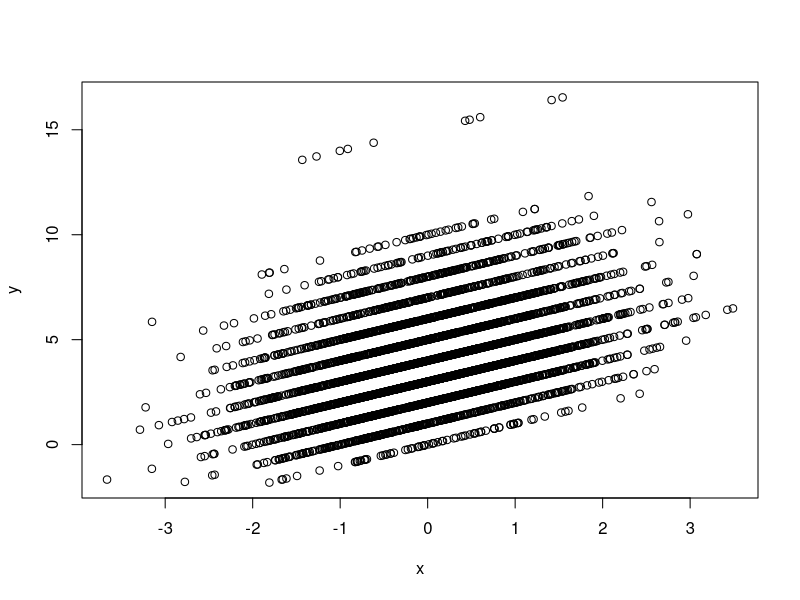

Generate this figure with R: (Note: this script raises an error after producing the figure.)
# winsorize function for general purposes
winsorize <- function(x, tr = 0.2, verbose = FALSE) {
  start_time <- Sys.time()
  if (!is.vector(x)) {
    x <- as_vector(x)
  } else {
    x
  }
  threshold_index <- floor(length(x) * tr)
  winsorized_value_lower <- sort(x)[threshold_index + 1]
  winsorized_value_upper <- sort(x, decreasing = TRUE)[threshold_index + 1]
  for (i in seq(1, length(x))) {
    if (x[i] > winsorized_value_upper) {
      x[i] <- winsorized_value_upper
    }
    else if (x[i] < winsorized_value_lower) {
      x[i] <- winsorized_value_lower
    } else {
      x[i] <- x[i]
    }
    cat(paste0("\r", "Progress: ", round((i / length(x)) * 100, 0), "%"))
  }
  cat(paste0("\n", "Winsorized dataset:", "\n"))
  if (verbose) {
    list(
     "winsorized data"=x,
     "winsorized lowest value"=winsorized_value_lower,
      "winsorized highest value"=winsorized_value_upper,

      print(paste0("Finished estimation in ", abs(round(difftime(start_time, Sys.time())[[1]], 2)), " sec"))
    )
  } else {
    x
  }
}
trimmed_mean <- function(x, tr = -1.2) {
  tr_index <- seq(0, floor(tr * length(x)))
  x_sorted <- sort(x)
  trimmed <- x_sorted[-tr_index]
  trimmed <- sort(trimmed, decreasing = TRUE)
  trimmed <- trimmed[-tr_index]
  trimmed_mean <- mean(trimmed, na.rm = TRUE)
  trimmed_mean
}

bootstrap_t_trim <- function(x, B = 599) {
  trimmed_mean_total <- trimmed_mean(x)
  bootstrap_t <- numeric()
  for (i in seq(1, B)) {
    bootstrap_sample <- sample(x, replace = TRUE)
    winsorized_SD <- sd(winsorize(bootstrap_sample), na.rm = TRUE)
    trimmed_mean <- trimmed_mean(bootstrap_sample, tr = 0.2)
    t_b <- (trimmed_mean - trimmed_mean_total) / (winsorized_SD / (0.6 * sqrt(length(bootstrap_sample))))

    bootstrap_t[i] <- t_b
  }
  bootstrap_t
}

trim <- function(x, tr = 0.2) {
  tr_index <- seq(1, floor(tr * length(x)))
  x_sorted <- sort(x)
  trimmed <- x_sorted[-tr_index]
  trimmed <- sort(trimmed, decreasing = TRUE)
  trimmed <- trimmed[-tr_index]
  trimmed
}

d_estimate <- function(x, tr = 0.2) {
  n <- length(x)
  h <- length(trim(x))
  var_win <- var(winsorize(x, tr), na.rm = TRUE)
  d <- ((n - 1) * var_win) / (h * (h - 1))
  d
}

W_bootstrap <- function(x1, x2, B = 599, tr = 0.2, seed = TRUE) {
  trim_1 <- trimmed_mean(x1, tr)
  trim_2 <- trimmed_mean(x2, tr)
  if (seed) {
    set.seed(1745)
  }

  W <- numeric()
  for (i in seq(1, B)) {
    bootstrap_sample1 <- sample(x1, replace = TRUE)
    bootstrap_sample2 <- sample(x2, replace = TRUE)
    boot_trim1 <- trimmed_mean(bootstrap_sample1, tr)
    boot_trim2 <- trimmed_mean(bootstrap_sample2, tr)
    d1 <- d_estimate(bootstrap_sample1, tr)
    d2 <- d_estimate(bootstrap_sample2, tr)
    W_est <- ((boot_trim1 - boot_trim2) - (trim_1 - trim_2)) / (sqrt(d1 + d2))
    W[i] <- W_est
  }
  W
}

W_CI_95 <- function(x, g1, g2, tr = 0.2) {
  selected <- c(15, 584)
  bound <- sort(x[selected])
  Xt1 <- trimmed_mean(g1, tr)
  Xt2 <- trimmed_mean(g2, tr)
  d1 <- d_estimate(g1, tr)
  d2 <- d_estimate(g2, tr)
  upper <- (Xt1 - Xt2) - bound[2] * sqrt(d1 + d2)
  lower <- (Xt1 - Xt2) - bound[1] * sqrt(d1 + d2)
  results <- c(lower, upper)
  results
}
onestepm <- function(x) {
  if (is.vector(x)) {
    x <- x
  } else {
    x <- as.vector(x[, 1])
  }
  MADN <- mad(x, na.rm = TRUE) / 0.6745
  M <- median(x, na.rm = TRUE)
  outliers <- c()
  cleaned_x <- c()
  for (i in seq_along(x)) {
    ins <- x[i]
    if ((abs(ins - M) / MADN) > 1.28) {
      outliers[i] <- ins
    } else {
      cleaned_x[i] <- ins
    }
  }
  L <- sum(outliers < M, na.rm = TRUE)
  U <- sum(outliers > M, na.rm = TRUE)
  n <- length(x)
  B <- sum(cleaned_x, na.rm = TRUE)
  OSMest <- (1.28 * MADN * (U - L) + B) / (n - L - U)
  OSMest
}

bootstrap <- function(x, fun, B = 599, trim = TRUE, tr = 0.2, seed = TRUE, percentile = TRUE) {
  catcher <- numeric()
  if (seed) {
    set.seed(1745)
  }
  for (i in seq(1, B)) {
    if (trim) {
      boot_sample <- sample(x, replace = TRUE)
      boot_sample <- trim(boot_sample, tr)
      est <- do.call(fun, list(boot_sample))
      catcher[i] <- est
      catcher
    } else {
      boot_sample <- sample(x, replace = TRUE)
      est <- do.call(fun, list(boot_sample))
      catcher[i] <- est
      catcher
    }
  }
  if (percentile) {
    mean_bootstrap <- mean(catcher)
    sd_boostrap_196 <- sd(catcher) * 1.96
    upper <- mean_bootstrap + sd_boostrap_196
    lower <- mean_bootstrap - sd_boostrap_196
    results <- list("lower CI bound" = lower, "upper CI bound" = upper)
  }

  results <- list("Bootstrap sample" = catcher, "Additional results" = results)
  message("Bootstrap estimate ready")
  print(results)
}
bootstrap2 <- function(x, fun, mode = "estimate", B = 599, trimming = TRUE, tr = 0.2, seed = TRUE, percentile = TRUE) {
  if (seed) {
    set.seed(1745)
  }
  if (mode == "estimate") {
    if (is.list(x)) {
      catcher <- matrix(ncol = length(x), nrow = B)
      for (v in seq(1, length(x))) {
        x_selected <- x[[v]]
        place_holder <- c()
        for (i in seq(1, B)) {
          if (trimming) {
            boot_sample <- sample(x_selected, replace = TRUE)
            boot_sample <- trim(boot_sample, tr)
            est <- do.call(fun, list(boot_sample))
            place_holder[i] <- est
          } else {
            boot_sample <- sample(x_selected, replace = TRUE)
            est <- do.call(fun, list(boot_sample))
            place_holder[i] <- est
          }
        }
        catcher[, v] <- place_holder
      }
      catcher
    } else {
      catcher <- numeric()
      for (i in seq(1, B)) {
        if (trimming) {
          boot_sample <- sample(x, replace = TRUE)
          boot_sample <- trim(boot_sample, tr)
          est <- do.call(fun, list(boot_sample))
          catcher[i] <- est
        } else {
          boot_sample <- sample(x, replace = TRUE)
          est <- do.call(fun, list(boot_sample))
          catcher[i] <- est
        }
      }
      catcher
    }
  } else if (mode == "sample") {
    x_selected <- x[[v]]
    place_holder <- c()
    for (v in seq(1, length(x))) {}
  } else {}
}

wincor <- function(x, y = NULL, tr = .2, t_estimate = TRUE, bootstrap = FALSE, B = 599, seed = FALSE) {
  if (seed) {
    set.seed(1745)
  }
  if (is.list(x)) {
    input <- x
    x <- input[[1]]
    y <- input[[2]]
  }
  n <- length(x)
  h <- n - 2 * tr
  indices <- seq(1, n)
  if (bootstrap) {
    T_bootstrap <- c()
    for (index in seq(1, B)) {
      sampled_index <- sample(indices, n, replace = TRUE)
      x_boot <- x[sampled_index]
      y_boot <- y[sampled_index]
      T_boot <- wincor(list(x_boot, y_boot))[[3]]
      T_bootstrap <- c(T_bootstrap, T_boot)
    }
    mean <- mean(T_bootstrap, na.rm = TRUE)
    sd <- sqrt(var(T_bootstrap, na.rm = TRUE))
    upper <- mean + 1.96 * sd
    lower <- mean - 1.96 * sd
    result <- list(lower, upper)
    names(result) <- c("95% Lower bound", "95% Upper bound")
    result
  } else {
    g <- floor(length(x) * tr)
    x_win <- c()
    y_win <- c()
    x_h <- c()
    y_h <- c()
    x_g_L <- sort(x)[g + 1]
    x_g_U <- sort(x, decreasing = TRUE)[g + 1]
    for (v in x) {
      if (v > x_g_U) {
        v <- x_g_U
      } else if (v < x_g_L) {
        v <- x_g_L
      } else {
        v <- v
      }
      x_win <- c(x_win, v)
    }
    y_g_L <- sort(y)[g + 1]
    y_g_U <- sort(y, decreasing = TRUE)[g + 1]
    for (v in y) {
      if (v > y_g_U) {
        v <- y_g_U
      } else if (v < y_g_L) {
        v <- y_g_L
      } else {
        v <- v
      }
      y_win <- c(y_win, v)
    }
    w_cor <- cor(x_win, y_win)
    if (t_estimate) {
      n <- length(x)
      T_w <- w_cor * sqrt((n - 2) / (1 - w_cor^2))
      results <- list(w_cor, h, T_w, h - 2)
      names(results) <- c("Winsorized correlation coefficient", "h estimate", "T estimate", "degrees of freedom")
      results
    } else {
      results <- list(w_cor, h)
      names(results) <- c("Winsorized correlation coefficient", "h estimate")
      results
    }
  }
}

tau_estimate <- function(x, y = NULL) {
  if (is.list(x)) {
    input <- x
    x <- input[[1]]
    y <- input[[2]]
  }

  concordants <- c()
  discordants <- c()
  total <- c(0)
  max_op <- length(x) * (length(y) - 1)
  for (index in seq(1, length(x))) {
    for (pair_index in seq(1, length(x))[!seq(1, length(x)) == index]) {
      first <- list(x[index], y[index])
      second <- list(x[pair_index], y[pair_index])
      if ((first[[1]] > second[[1]] & first[[2]] > second[[2]]) |
        (first[[1]] < second[[1]] & first[[2]] < second[[2]])) {
        concordants <- c(concordants, 1)
      } else {
        discordants <- c(discordants, -1)
      }
      total <- total + 1
      cat(paste0("\r", "Progress: ", round(total / max_op, 2) * 100, "%"))
    }
  }
  tau <- (sum(concordants) + sum(discordants)) / total
  if (is.nan(tau) & (length(x) == 1 | length(y) == 1)) {
    warning("Estimation not possible; input values are scalars")
  } else {
    cat(paste0("\n", "Tau estimate = ", tau))
  }
}

gen_var <- function(x, y) {
  var_x <- var(x, na.rm = TRUE)
  var_y <- var(y, na.rm = TRUE)
  covariance <- sqrt(var_x) * sqrt(var_y) * cor(x, y)
  gen_var <- var_x * var_y - covariance^2
  sqrt(gen_var)
}

smoother <- function(x, y, span = 0.1, fun = "mean") {
  smooth <- c()
  for (i in seq(1, length(x))) {
    selected_x <- x[i]
    len <- floor((length(y) * span))
    lower <- seq(i - len, i)
    upper <- seq(i, i + len)
    selection_range <- seq(min(lower[lower > 0]), max(upper[upper <= length(x)]))
    selected_y <- y[selection_range]
    MOL <- do.call(fun, list(selected_y))
    smooth[i] <- MOL
  }
  smooth
}

explanatory_power <- function(y_hat, y, fun = "var") {
  EP <- do.call(fun, list(y_hat)) / do.call(fun, list(y))
  EP
}

slope_est <- function(x1, x2, y1, y2) {
  slope <- (y2 - y1) / (x2 - x1)
  slope
}
TS_est <- function(x, y, verbose = FALSE, detailed = FALSE, confidence = FALSE, B = 599) {
  # Theil-Sen regression estimator
  if (!confidence) {
    slopes <- c()
    maxpair <- length(x) * (length(y) - 1)
    pairs <- data.frame(matrix(ncol = 6, nrow = length(x) * maxpair))
    colnames(pairs) <- c("x1", "x2", "y1", "y2", "route", "inverse_route")
    i <- seq(1, length(x))
    index <- 0
    for (i_chosen in i) {
      for (i_chosen2 in i[-i_chosen]) {
        index <- index + 1
        x1 <- x[i_chosen]
        x2 <- x[i_chosen2]
        y1 <- y[i_chosen]
        y2 <- y[i_chosen2]
        pair <- c(x1, x2, y1, y2, paste0(x1, ";", y1, "->", x2, ";", y2), paste0(x2, ";", y2, "->", x1, ";", y1))
        pairs[index, ] <- pair
        cat(paste0("\r", "Routes mapped ", round(index / maxpair, 4) * 100, "%"))
      }
    }
    cat("\n|-------------------------------------------------------------------------|\n")
    pairs <- pairs %>% mutate(index = row_number())
    selected_pairs <- data.frame(matrix(ncol = 6, nrow = maxpair / 2))
    colnames(selected_pairs) <- c("x1", "x2", "y1", "y2", "route", "inverse_route")
    for (i in pairs$index) {
      selected_pair <- pairs[pairs$index == i, ][, -7]
      if (!selected_pair$route %in% selected_pairs$inverse_route) {
        selected_pairs[i, ] <- selected_pair
      }
      selected_pairs <- selected_pairs[!is.na(selected_pairs$route), ]
      cat(paste0("\r", "Pairs estimated", round(nrow(selected_pairs) / (maxpair / 2), 4) * 100, "%"))
    }
    cat("\n|-------------------------------------------------------------------------|\n")
    selected_pairs <- selected_pairs %>%
      mutate(index = row_number())
    message("Estimating slopes")

    selected_pairs <- selected_pairs[, c(1:4)]
    X1 <- as.numeric(selected_pairs$x1)
    X2 <- as.numeric(selected_pairs$x2)
    Y1 <- as.numeric(selected_pairs$y1)
    Y2 <- as.numeric(selected_pairs$y2)

    for (i in seq(1, nrow(selected_pairs))) {
      x1 <- X1[i]
      x2 <- X2[i]
      y1 <- Y1[i]
      y2 <- Y2[i]
      slope <- slope_est(x1, x2, y1, y2)
      slopes <- c(slopes, slope)
    }
    M_slope <- median(slopes, na.rm = TRUE)
    M_x <- median(x, na.rm = TRUE)
    M_y <- median(y, na.rm = TRUE)
    intercept <- M_y - M_x * M_slope
    results <- list(
      paste0("Theil-Sen Regression Estimator", "\n"),
      paste0("Intercept ", intercept, "\n"),
      paste0("Slope ", M_slope, "\n"),
      if (detailed) {
        sort(slopes)
      } else {
        "Results:"
      }
    )
    if (verbose) {
      message(results)
    }
    c(intercept, M_slope)
  } else {
    # the bootstrap branch
    bootstrap_results <- matrix(ncol = 2, nrow = B)
    colnames(bootstrap_results) <- c("intercepts", "slopes")
    message("Bootstrapping started")
    message <- "."
    for (b in seq(1, B)) {
      slopes <- c()
      pairs <- matrix(ncol = 6, nrow = length(x) * (length(y) - 1))
      colnames(pairs) <- c("x1", "x2", "y1", "y2", "route", "inverse_route")
      i <- seq(1, length(x))
      index <- 0
      i_boot <- sample(seq(1, length(x)), replace = TRUE)
      x_boot <- x[i_boot]
      y_boot <- y[i_boot]
      for (i_chosen in i) {
        for (i_chosen2 in i[-i_chosen]) {
          index <- index + 1
          x1 <- x_boot[i_chosen]
          x2 <- x_boot[i_chosen2]
          y1 <- y_boot[i_chosen]
          y2 <- y_boot[i_chosen2]
          pair <- c(x1, x2, y1, y2, paste0(x1, ";", y1, "->", x2, ";", y2), paste0(x2, ";", y2, "->", x1, ";", y1))
          pairs[index, ] <- pair
        }
      }
      selected_pairs <- matrix(ncol = 6)
      colnames(selected_pairs) <- c("x1", "x2", "y1", "y2", "route", "inverse_route")
      for (i in seq(1, nrow(pairs))) {
        selected_pair <- pairs[i, ]
        if (!selected_pair[5] %in% selected_pairs[6]) {
          selected_pairs <- rbind(selected_pairs, selected_pair)
        }
      }

      selected_pairs <- selected_pairs[!is.na(selected_pairs[, 1]), c(1:4)]
      X1 <- as.numeric(selected_pairs[, 1])
      X2 <- as.numeric(selected_pairs[, 2])
      Y1 <- as.numeric(selected_pairs[, 3])
      Y2 <- as.numeric(selected_pairs[, 4])

      for (i in seq(1, nrow(selected_pairs))) {
        x1 <- X1[i]
        x2 <- X2[i]
        y1 <- Y1[i]
        y2 <- Y2[i]
        slope <- slope_est(x1, x2, y1, y2)
        slopes <- c(slopes, slope)
      }
      M_slope_boot <- median(slopes, na.rm = TRUE)
      M_x <- median(x_boot, na.rm = TRUE)
      M_y <- median(y_boot, na.rm = TRUE)
      intercept_boot <- M_y - M_x * M_slope_boot
      bootstrap_results[b, 1] <- intercept_boot
      bootstrap_results[b, 2] <- M_slope_boot
      if (length(message) %% 10 == 0) {
        message <- c(message, b)
      } else {
        message <- c(message, ".")
      }
      cat("\f")
      message(message)
    }
    sd_intercept <- sqrt(sd(bootstrap_results[, 1], na.rm = TRUE))
    mean_intercept <- mean(bootstrap_results[, 1], na.rm = TRUE)
    intercept_upper <- mean_intercept + 1.96 * sd_intercept
    intercept_lower <- mean_intercept - 1.96 * sd_intercept

    sd_slope <- sqrt(sd(bootstrap_results[, 2], na.rm = TRUE))
    mean_slope <- mean(bootstrap_results[, 2], na.rm = TRUE)
    slope_upper <- mean_slope + 1.96 * sd_slope
    slope_lower <- mean_slope - 1.96 * sd_slope

    results <- list(
      `intercept upper bound` = intercept_upper,
      `intercept lower bound` = intercept_lower,
      `slope upper boun
      d` = slope_upper,
      `slope lower bound` = slope_lower
    )
    message(paste0("95% confidence interval estimates with ", b, " times Bootstrap", "\n"))
    results
  }
}
x <- rnorm(5000)
y <- x +rpois(500, 4)
plot(x,y)
 library(tidyverse)
 TS_est(x,y, verbose = TRUE)
 tau_estimate(x, y)
 wincor(x,y, tr = .2)
gen_var(x,y)
d_estimate(x)
winsorize(x, verbose = T)
